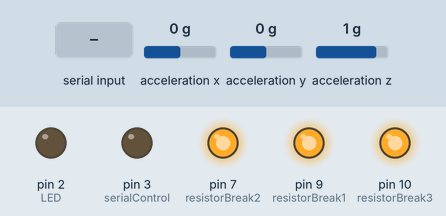
This sketch was run on a simulated Arduino Uno, built for the host (arithmetic inside an expression is 32-bit, double 64-bit). Parts: output pins drawn as LEDs (lit = HIGH). Wiring (inferred from the names in the program): MPU-6050 motion sensor at I2C address 0x69. The inputs (shaded band) are chosen by the test bench; at power-on: acceleration x 0 g, acceleration y 0 g, acceleration z 1 g. The local clock reads 2024-03-15 10:24:30 at power-on unless the sketch sets it; storage starts empty; an integer division by zero does not stop the program and gives all ones (-1).

Above: at 1.2 s.
1.3 s: "1" received over the second serial link
At 3.0 s:
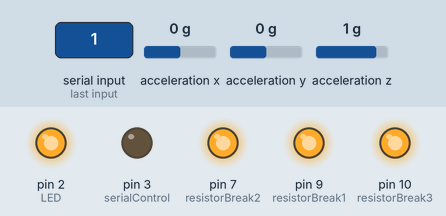
Timing chart, 0 to 4.5 s (numbered marks = the images above; inputs shaded):
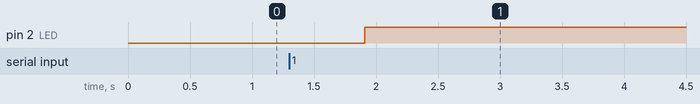

Measured:
- after the input at 1.3 s, pin 2 (LED): LOW → HIGH after 0.61 s

The sketch:

cabledNodes_Slave.ino
```cpp
//Libraries
#include <SoftwareSerial.h> //RS485 library
#include <SPI.h> //SPI communication library
#include <Wire.h> //I2C communication library
#include <SD.h> //SD card module library
#include <DS3231.h> //RTC module library

//Pin numberings
#define RXpin 6
#define TXpin 5
#define LED 2 //LED state
#define resistorBreak1 9
#define resistorBreak2 7
#define resistorBreak3 10

//RS485 module definitions
#define serialControl 3
#define RS485transmit    HIGH
#define RS485receive     LOW
SoftwareSerial RS485Serial(RXpin, TXpin); //Constructor of the RS485 module

//Variables used in the code
String inputString = ""; //Variable to store variable coming from RS485 module
long accelX, accelY, accelZ; //Variables to store acceleration data
int slaveGo = 0; //Variable to control the sampling cycles
int x = 0; //Variable to store the file naming
File myFile; //Variable to store the file to receive the data

DS3231 rtc(SDA, SCL); //Constructor of the RTC module
Time t; //Variable to store the time measurement DS3132.h

//Sampling parameters
int samplingFrequency = 0; //In Hz
unsigned long samplingDuration = 600; //Sampling duration in seconds
unsigned long samplingStartTime = 0; //Variable to know when sampling started, to allow for sampling stop

void setup() {
  //Set the resistor pins to output.
  //These pins are used to keep the external power bank on
  pinMode(resistorBreak1, OUTPUT);
  pinMode(resistorBreak2, OUTPUT);
  pinMode(resistorBreak3, OUTPUT);
  digitalWrite(resistorBreak1, HIGH);
  digitalWrite(resistorBreak2, HIGH);
  digitalWrite(resistorBreak3, HIGH);

  //Set LED and RS485 pins
  pinMode(LED, OUTPUT);
  pinMode(serialControl, OUTPUT);

  //Initialize the RTC module
  rtc.begin();

  //Initialize MPU6050 module
  Wire.begin();
  setupMPU();

  //Set serial connections
  Serial.begin(9600);
  RS485Serial.begin(4800);
  digitalWrite(serialControl, RS485receive); //Set the RS485 to receiver mode

  //Initiate serial connections
  while (!Serial) {
    //If serial port doesn't begin, the system will just freeze
    //The LED will be constantly blinking to show an error state
    blinkLED();
  }

  //Initialize SD module connections
  while (!SD.begin(4)) {
    //If SD module doesn't begin, the system will just freeze
    //The LED will be constantly blinking to show an error state
    blinkLED();
  }
}

//This loop will wait for master to send a signal and make a measurement
void loop() {
  //Check if there is incoming message from Master
  if (RS485Serial.available()) {
    inputString += (char)RS485Serial.read();
    if (inputString == '1') {
      //If inputString is 1, the master node told slave to start a measurement session
      inputString = ""; //Reset tge inputString variable
      slaveGo = 1; //Update slaveGo variable to indicate a new measurement session to start
      delay(100); //A little delay so things go well
      RS485Serial.flush(); //Flush all serial data from RS485 channel
    }
  }
  //While slaveGo is 1, then we should perform a measurement session
  if (slaveGo == 1) {
    createNewLogFile(); //Open new file
    digitalWrite(LED, HIGH); //Turn on LED to indicate a measurement session is occuring
    t = rtc.getTime(); //Get the current time
    saveClockDataToFile(); //Register time
    samplingStartTime = millis(); //Get time of beginning of measurement
    while (millis() - samplingStartTime < samplingDuration * 1000) {
      acquireAccelerometerData(); //Get accelerometer data
      saveAccelerometerDataToFile(); //Save accelerometer values in the text file inside the SD card
      delayMicroseconds(1000000 / samplingFrequency); //Wait the correct time for next measurement
    }
    myFile.close();
    digitalWrite(LED, LOW);
    delay(3000);
    slaveGo = 0;
  }
}

void setupMPU() {
  Wire.beginTransmission(0b1101001); //I2C address of the device. If pin AD0 is LOW, address is 0b1101000, if AD0 is HIGH, address is 0b1101001
  Wire.write(0x6B); //Register 6B refers to chip's power management
  Wire.write(0b00000000); //No sleep or cyclic modes - 4.28 Register Map
  Wire.endTransmission(); //End I2C transmission.
  Wire.beginTransmission(0b1101001);//I2C address of the device.
  Wire.write(0x1C); //Accesing the accelerometer configuration (0x1b to access gyroscopes configuration)
  Wire.write(0b00000000); //Set acceleration range to +-2g - 4.5 Register Map
  Wire.endTransmission(); //End I2C transmission.
}

void blinkLED() {
  //Function to blink the LED one time with a 500 ms interval
  digitalWrite(LED, HIGH);
  delay(500);
  digitalWrite(LED, LOW);
  delay(500);
}

void acquireAccelerometerData() {
  //Code to get data from the MPU6050. Chexk address to see if it fits your model!
  Wire.beginTransmission(0b1101001);
  Wire.write(0x3B); //4.17 Register Map
  Wire.endTransmission();
  Wire.requestFrom(0b1101001, 6);
  while (Wire.available() < 6);
  accelX = Wire.read() << 8 | Wire.read();
  accelY = Wire.read() << 8 | Wire.read();
  accelZ = Wire.read() << 8 | Wire.read();
}

void saveClockDataToFile() {
  //Register the time in the file
  myFile.println("Hora: RUNTIME (micros)" + String(micros()) + ", RTC HOUR (h)" + String(t.hour) + ", RTC MINUTES (m)" + String(t.min) + ", RTC SECONDS (s)" + String(t.sec));
}

void saveAccelerometerDataToFile() {
  //Register the acceleration data in the file
  myFile.println(String(micros()) + "," + (accelX) + "," + (accelY) + "," + (accelZ));
}

void createNewLogFile() {
  //Create a new file, sequentially to the one already created.
  //Iterate through all the files in the SD card
  while (SD.exists("File" + (String)x + ".txt")) {
    //If the file exists, increase x variable
    x++;
  }
  //Make a small pause so to try opening the next file
  delay(500);
  //Open the next file based on the next name available found
  myFile = SD.open("File" + (String)x + ".txt", FILE_WRITE);
}
```
